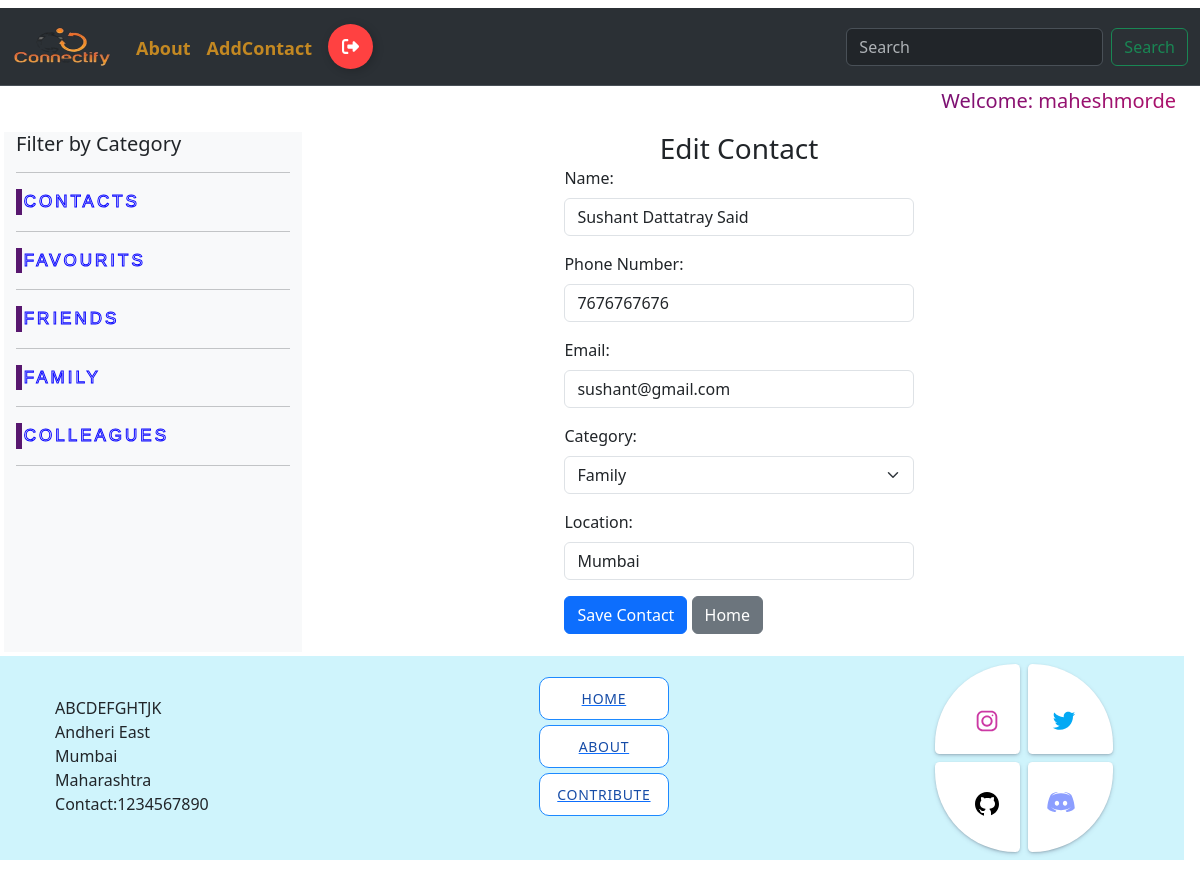
The page /edit_contact/2 (signed in) on the database its author committed.
### connect/models.py (models this page shows, shortened)
class Contact(models.Model):
    cat_choice = [
        (1, "Friends"),
        (2, "Family"),
        (3, "Office")
    ]
    name = models.CharField(max_length=255, verbose_name="Name")
    phone_number = models.CharField(max_length=20, verbose_name="Phon Number")
    email = models.EmailField()
    addtoFva = models.BooleanField(default=False)
    category = models.IntegerField(choices=cat_choice, blank=True)
    location = models.CharField(max_length=255)
    uname = models.CharField(max_length=255)

### connect/views.py (the view, shortened to what this page needs)
# urls.py: path("edit_contact/<int:cid>", views.edit_Contact, name="edit_contact"),
@login_required
def edit_Contact(request,cid):
    Cont = Contact.objects.get(id=cid)
    return render(request, 'edit_contact.html', locals())

### connect/templates/edit_contact.html (shortened to what this page needs)
 {% include "header.html" %}
 <head>
</head>
<div class="row p-3">
    <div class="col-md-3 bg-light" style="min-height: 55vh; max-height: auto;">
        <h5>
            Filter by Category
        </h5>
        <hr>
        <a href="/home"><button class="button" data-text="Awesome">
            <span class="actual-text">&nbsp;Contacts&nbsp;</span>
            <span aria-hidden="true" class="hover-text">&nbsp;Contacts&nbsp;</span>
        </button></a> <hr>
        <a href="/fav"><button class="button" data-text="Awesome">
            <span class="actual-text">&nbsp;Favourits&nbsp;</span>
            <span aria-hidden="true" class="hover-text">&nbsp;Favourits&nbsp;</span>
        </button></a> <hr>
        <a href="/1"><button class="button" data-text="Awesome">
            <span class="actual-text">&nbsp;Friends&nbsp;</span>
            <span aria-hidden="true" class="hover-text">&nbsp;Friends&nbsp;</span>
        </button></a> <hr>
        <a href="/2"><button class="button" data-text="Awesome">
            <span class="actual-text">&nbsp;Family&nbsp;</span>
            <span aria-hidden="true" class="hover-text">&nbsp;Family&nbsp;</span>
        </button></a> <hr>
        <a href="/3"><button class="button" data-text="Awesome">
            <span class="actual-text">&nbsp;Colleagues&nbsp;</span>
            <span aria-hidden="true" class="hover-text">&nbsp;Colleagues&nbsp;</span>
        </button></a> <hr>
    </div>
    <div class="row col-md-4 justify-content-center p-10" style="margin-left: 20%;">
        <div style="margin-bottom: 5%;">
            <div>
                <div class="card-header">
                    <h3 class="card-title text-center">Edit Contact</h3>
                </div>
                <div>
                    <form method="POST" action="{% url 'edit_contact' cid=Cont.id%}" class="needs-validation" novalidate>
                        <div class="mb-3">
                            <label for="Name" class="form-label">Name:</label>
                            <input type="text" class="form-control" name="Name" value="{{Cont.name}}" required>
                        </div>
                        <div class="mb-3">
                            <label for="Number" class="form-label">Phone Number:</label>
                            <input type="text" class="form-control" name="Number" value="{{Cont.phone_number}}" required>
                        </div>
                        <div class="mb-3">
                            <label for="email" class="form-label">Email:</label>
                            <input type="email" class="form-control" name="email" value="{{Cont.email}}" required>
                        </div>
                        <div class="mb-3">
                            <label for="category" class="form-label">Category:</label>
                            <select class="form-select" name="category" required>
                                <option value="2" {% if Cont.category == 2 %}selected{% endif %}>Family</option>
                            </select>
                        </div>
                        <div class="mb-3">
                            <label for="Location" class="form-label">Location:</label>
                            <input type="text" class="form-control" name="Location" value="{{Cont.location}}" required>
                        </div>
                        <button type="submit" class="btn btn-primary">Save Contact</button>
                        <a href="/home" class="btn btn-secondary">Home</a>
                    </form>
                </div>
            </div>
        </div>
    </div>
    {% include "footer.html" %}
</div>

### connect/templates/header.html (shortened to what this page needs)
{% load static %}
<!DOCTYPE html>
<html lang="en">
<head>
    <link rel = "stylesheet" href="{% static 'css/bootstrap.min.css' %}">
    <link rel="stylesheet" href="https://cdn.jsdelivr.net/npm/bootstrap-icons@1.11.2/font/bootstrap-icons.min.css">
    <link rel="stylesheet" href="https://cdnjs.cloudflare.com/ajax/libs/font-awesome/6.0.0/css/all.min.css"
/>
</head>
<body>
  <div class="con">
    <div class="row">
        <div class="col-md-12 mt-2">
            <nav class="navbar navbar-expand-lg bg-body-tertiary navbar bg-dark border-bottom border-body" data-bs-theme="dark">
                <div class="container-fluid">
                  <a class="navbar-brand" href="/home"><img src="{% static 'images/app_crop_logo.png' %}" style="height: 40px; width: 100px;"></a>
                  <div class="collapse navbar-collapse" id="navbarSupportedContent">
                    <ul class="navbar-nav me-auto mb-2 mb-lg-0">
                      <li class="nav-item">
                        <a class="nav-link" href="{% url 'about' %}" style="font-weight: bold; font-size: large; margin-top: 11px; color: #c38822;">About</a>
                      </li>
                    <li class="nav-item">
                      <a class="nav-link" href="{% url 'add_contact' %}" style="font-weight: bold; font-size: large; margin-top: 11px; color: #c38822;">AddContact</a>
                    </li>
                    {% if user.is_authenticated %}
                    <li class="nav-item">
                      <a class="nav-link" href="/logout">
                        <button class="Btn-logout">
                          <div class="sign"></div>
                        </button>
                      </a>
                    </li>
                    {% endif %}
                    </ul>
                    <form class="d-flex" role="search" method="get" action="{% url 'search_contact' %}">
                      <input class="form-control me-2" name="searchfield" type="search" placeholder="Search" aria-label="Search">
                      <button class="btn btn-outline-success" type="submit">Search</button>
                    </form>
                  </div>
                </div>
              </nav>
        </div>
    </div>
</div>
<a style="margin-right: 2%; text-align: right; display: block; margin-left: auto;" class="animate-charcter">Welcome: {{ request.user.username }}</a>
</body>
</html>

### connect/templates/header.html (style rules this page uses)
.animate-charcter { background-image: linear-gradient( -225deg, #231557 0%, #44107a 29%, #ff1361 67%, #fff800 100% ); background-size: auto auto; background-clip: border-box; background-size: 200% auto; color: #fff; background-clip: text; -webkit-text-fill-color: transparent; -webkit-background-clip: text; -webkit-text-fill-color: transparent; animation: textclip 2s linear infinite; display: inline-block; font-size: 20px; }
.Btn-logout { display: flex; align-items: center; justify-content: flex-start; width: 45px; height: 45px; border: none; border-radius: 50%; cursor: pointer; position: relative; overflow: hidden; transition-duration: .3s; box-shadow: 2px 2px 10px rgba(0, 0, 0, 0.199); background-color: rgb(255, 65, 65); }
.sign { width: 100%; transition-duration: .3s; display: flex; align-items: center; justify-content: center; }
.sign svg { width: 17px; }

### connect/templates/edit_contact.html (style rules this page uses)
.button { margin: 0; height: auto; background: transparent; padding: 0; border: none; cursor: pointer; }
.button { --border-right: 6px; --text-stroke-color: rgba(4, 0, 255, 0.965); --animation-color: #58176f; --fs-size: 2em; letter-spacing: 3px; text-decoration: none; font-size: var(--fs-size); font-family: "Arial"; position: relative; text-transform: uppercase; color: transparent; -webkit-text-stroke: 1px var(--text-stroke-color); font-size: 17px }
.hover-text { position: absolute; box-sizing: border-box; content: attr(data-text); color: var(--animation-color); width: 0%; inset: 0; border-right: var(--border-right) solid var(--animation-color); overflow: hidden; transition: 0.5s; -webkit-text-stroke: 1px var(--animation-color); }

### rows shown on the page
Contact: Name "Sushant Dattatray Said", Number "7676767676", email "sushant@gmail.com", category "Family", Location "Mumbai"

### other values the page prints
{{ request.user.username }} "maheshmorde"
